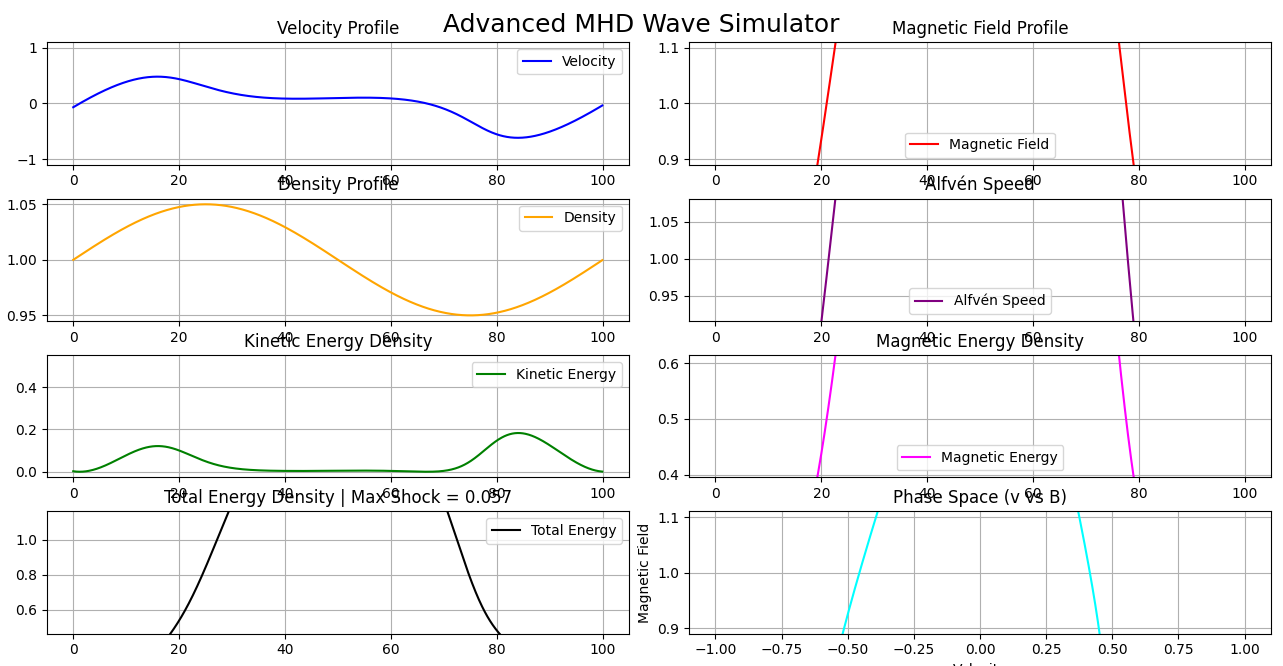

This figure's Python source:
import numpy as np
import matplotlib.pyplot as plt
from matplotlib.animation import FuncAnimation

# ==========================================
# PARAMETERS
# ==========================================

nx = 1000
dx = 0.1
dt = 0.01

B0 = 1.0
rho0 = 1.0
mu0 = 1.0

# ==========================================
# INITIAL CONDITIONS
# ==========================================

x = np.linspace(0, (nx - 1) * dx, nx)

v = np.sin(2 * np.pi * x / (nx * dx))

B = B0 + 0.1 * np.sin(
    2 * np.pi * x / (nx * dx)
)

rho = rho0 + 0.05 * np.sin(
    2 * np.pi * x / (nx * dx)
)

# Initial Alfvén speed
vA = B / np.sqrt(mu0 * rho)

# ==========================================
# UPDATE FUNCTION
# ==========================================

def update_wave(v, B, rho, dt, dx):

    vA = B / np.sqrt(mu0 * rho)

    dv = -vA * np.gradient(B, dx) * dt
    dB = -vA * np.gradient(v, dx) * dt

    v += dv
    B += dB

    return v, B

# ==========================================
# FIGURE SETUP
# ==========================================

fig, axs = plt.subplots(
    4,
    2,
    figsize=(16, 12)
)

fig.suptitle(
    "Advanced MHD Wave Simulator",
    fontsize=18
)

# ------------------------------------------
# Velocity
# ------------------------------------------

line_v, = axs[0, 0].plot(
    x,
    v,
    color='blue',
    label='Velocity'
)

axs[0, 0].set_title("Velocity Profile")
axs[0, 0].grid()
axs[0, 0].legend()

# ------------------------------------------
# Magnetic Field
# ------------------------------------------

line_B, = axs[0, 1].plot(
    x,
    B,
    color='red',
    label='Magnetic Field'
)

axs[0, 1].set_title("Magnetic Field Profile")
axs[0, 1].grid()
axs[0, 1].legend()

# ------------------------------------------
# Density
# ------------------------------------------

line_rho, = axs[1, 0].plot(
    x,
    rho,
    color='orange',
    label='Density'
)

axs[1, 0].set_title("Density Profile")
axs[1, 0].grid()
axs[1, 0].legend()

# ------------------------------------------
# Alfvén Speed
# ------------------------------------------

line_vA, = axs[1, 1].plot(
    x,
    vA,
    color='purple',
    label='Alfvén Speed'
)

axs[1, 1].set_title("Alfvén Speed")
axs[1, 1].grid()
axs[1, 1].legend()

# ------------------------------------------
# Kinetic Energy
# ------------------------------------------

Ek = 0.5 * rho * v**2

line_Ek, = axs[2, 0].plot(
    x,
    Ek,
    color='green',
    label='Kinetic Energy'
)

axs[2, 0].set_title("Kinetic Energy Density")
axs[2, 0].grid()
axs[2, 0].legend()

# ------------------------------------------
# Magnetic Energy
# ------------------------------------------

Em = B**2 / (2 * mu0)

line_Em, = axs[2, 1].plot(
    x,
    Em,
    color='magenta',
    label='Magnetic Energy'
)

axs[2, 1].set_title("Magnetic Energy Density")
axs[2, 1].grid()
axs[2, 1].legend()

# ------------------------------------------
# Total Energy
# ------------------------------------------

Etotal = Ek + Em

line_Et, = axs[3, 0].plot(
    x,
    Etotal,
    color='black',
    label='Total Energy'
)

axs[3, 0].set_title("Total Energy Density")
axs[3, 0].grid()
axs[3, 0].legend()

# ------------------------------------------
# Phase Space
# ------------------------------------------

phase_line, = axs[3, 1].plot(
    v,
    B,
    color='cyan'
)

axs[3, 1].set_title("Phase Space (v vs B)")
axs[3, 1].set_xlabel("Velocity")
axs[3, 1].set_ylabel("Magnetic Field")
axs[3, 1].grid()

plt.tight_layout()

# ==========================================
# ANIMATION
# ==========================================

def animate(frame):

    global v, B

    v, B = update_wave(
        v,
        B,
        rho,
        dt,
        dx
    )

    vA_local = B / np.sqrt(mu0 * rho)

    Ek = 0.5 * rho * v**2
    Em = B**2 / (2 * mu0)
    Etotal = Ek + Em

    shock = np.abs(
        np.gradient(v, dx)
    )

    line_v.set_ydata(v)
    line_B.set_ydata(B)
    line_rho.set_ydata(rho)

    line_vA.set_ydata(vA_local)

    line_Ek.set_ydata(Ek)
    line_Em.set_ydata(Em)

    line_Et.set_ydata(Etotal)

    phase_line.set_data(v, B)

    axs[3, 0].set_title(
        f"Total Energy Density | "
        f"Max Shock = {shock.max():.3f}"
    )

    return (
        line_v,
        line_B,
        line_rho,
        line_vA,
        line_Ek,
        line_Em,
        line_Et,
        phase_line
    )

ani = FuncAnimation(
    fig,
    animate,
    frames=1000,
    interval=20,
    blit=True
)

plt.show()
